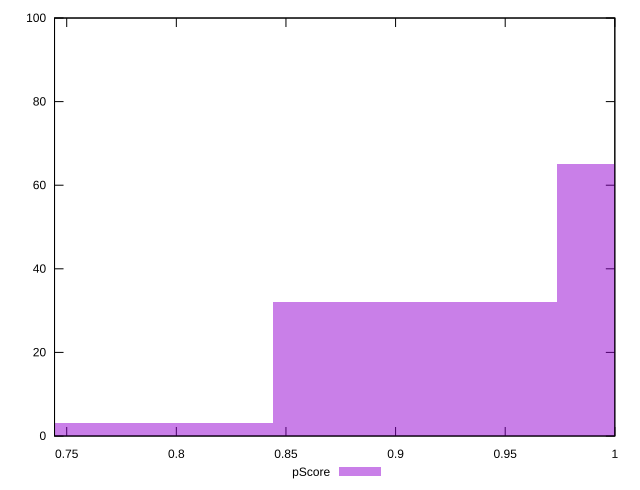

Write gnuplot code to recreate this figure.
reset

$pScore <<EOF
0.9089061439692157 32
1.0387498788219607 65
0.7790624091164705 3
EOF

set key outside below
set boxwidth 0.12984373485274509
set xrange [0.7444444444444445:1]
set yrange [0:100]
set trange [0:100]
set style fill transparent solid 0.5 noborder
set terminal svg size 640, 490 enhanced background rgb 'white'
set output "report_00013_2021-02-09T12-04-24.940Z/unminified-javascript/samples/pages/pScore/histogram.svg"

plot $pScore title "pScore" with boxes

reset
